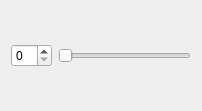
<?xml version="1.0" encoding="UTF-8"?>
<ui version="4.0">
 <class>SmallWidget</class>
 <widget class="QWidget" name="SmallWidget">
  <property name="geometry">
   <rect>
    <x>0</x>
    <y>0</y>
    <width>202</width>
    <height>111</height>
   </rect>
  </property>
  <property name="windowTitle">
   <string>Form</string>
  </property>
  <layout class="QHBoxLayout" name="horizontalLayout">
   <item>
    <widget class="QSpinBox" name="spinBox"/>
   </item>
   <item>
    <widget class="QSlider" name="horizontalSlider">
     <property name="orientation">
      <enum>Qt::Horizontal</enum>
     </property>
    </widget>
   </item>
  </layout>
 </widget>
 <resources/>
 <connections/>
</ui>
